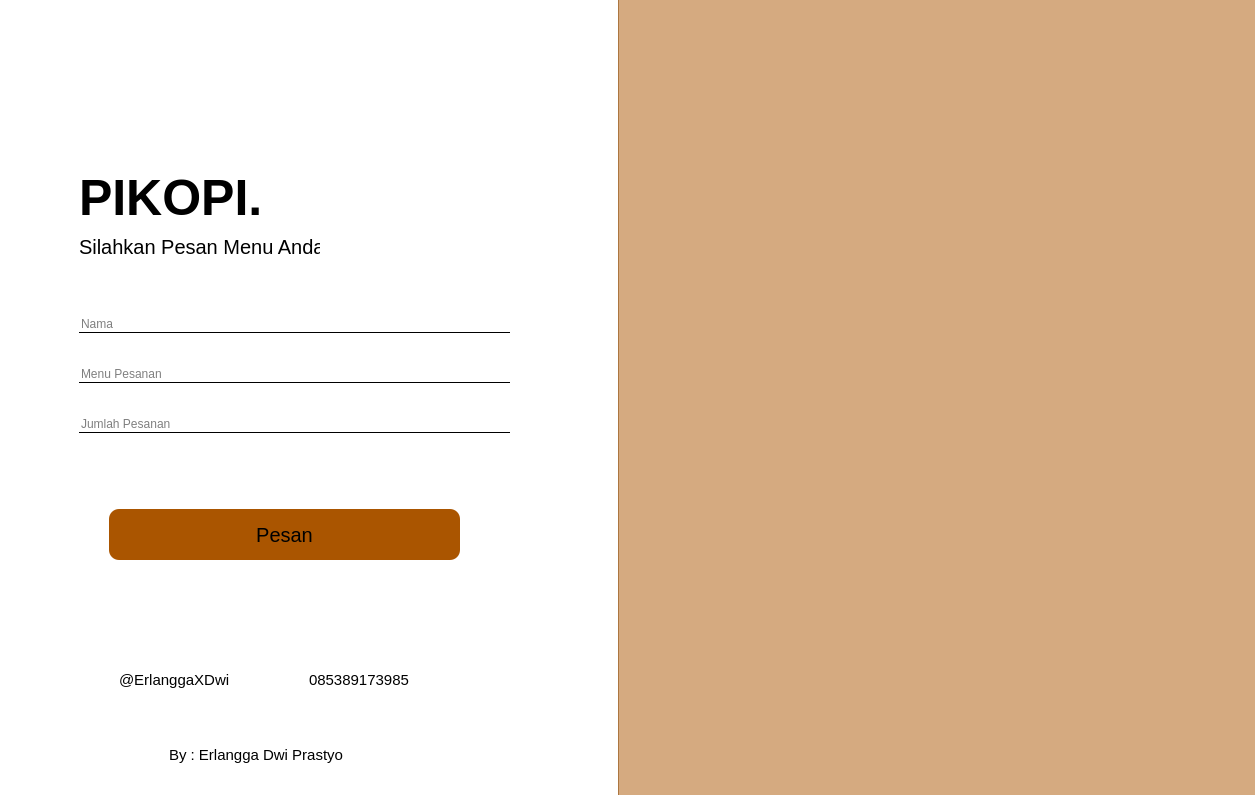
<?xml version="1.0" encoding="UTF-8"?>
<ui version="4.0">
 <class>Form</class>
 <widget class="QWidget" name="Form">
  <property name="geometry">
   <rect>
    <x>0</x>
    <y>0</y>
    <width>1255</width>
    <height>795</height>
   </rect>
  </property>
  <property name="windowTitle">
   <string>Form</string>
  </property>
  <widget class="QFrame" name="frame">
   <property name="geometry">
    <rect>
     <x>-1</x>
     <y>-1</y>
     <width>1261</width>
     <height>801</height>
    </rect>
   </property>
   <property name="styleSheet">
    <string notr="true">
background-color: rgb(255, 255, 255);</string>
   </property>
   <property name="frameShape">
    <enum>QFrame::StyledPanel</enum>
   </property>
   <property name="frameShadow">
    <enum>QFrame::Raised</enum>
   </property>
   <widget class="QWidget" name="verticalLayoutWidget">
    <property name="geometry">
     <rect>
      <x>80</x>
      <y>170</y>
      <width>241</width>
      <height>93</height>
     </rect>
    </property>
    <layout class="QVBoxLayout" name="verticalLayout">
     <item>
      <widget class="QLabel" name="label">
       <property name="styleSheet">
        <string notr="true">font-size : 50px;
font-weight : bold;</string>
       </property>
       <property name="text">
        <string>PIKOPI.</string>
       </property>
      </widget>
     </item>
     <item>
      <widget class="QLabel" name="label_2">
       <property name="styleSheet">
        <string notr="true">font-size : 20px;</string>
       </property>
       <property name="text">
        <string>Silahkan Pesan Menu Anda</string>
       </property>
      </widget>
     </item>
    </layout>
   </widget>
   <widget class="QWidget" name="verticalLayoutWidget_2">
    <property name="geometry">
     <rect>
      <x>80</x>
      <y>290</y>
      <width>431</width>
      <height>171</height>
     </rect>
    </property>
    <layout class="QVBoxLayout" name="verticalLayout_2">
     <item>
      <widget class="QLineEdit" name="lineEdit">
       <property name="styleSheet">
        <string notr="true">border :none;
border-bottom :1px solid;</string>
       </property>
       <property name="placeholderText">
        <string>Nama</string>
       </property>
      </widget>
     </item>
     <item>
      <widget class="QLineEdit" name="lineEdit_3">
       <property name="styleSheet">
        <string notr="true">border :none;
border-bottom :1px solid;</string>
       </property>
       <property name="placeholderText">
        <string>Menu Pesanan</string>
       </property>
      </widget>
     </item>
     <item>
      <widget class="QLineEdit" name="lineEdit_2">
       <property name="styleSheet">
        <string notr="true">border :none;
border-bottom :1px solid;</string>
       </property>
       <property name="placeholderText">
        <string>Jumlah Pesanan</string>
       </property>
      </widget>
     </item>
    </layout>
   </widget>
   <widget class="QPushButton" name="pushButton">
    <property name="geometry">
     <rect>
      <x>110</x>
      <y>510</y>
      <width>351</width>
      <height>51</height>
     </rect>
    </property>
    <property name="styleSheet">
     <string notr="true">border-radius : 10px;
background-color : rgb(170, 85, 0);
font-size : 20px;
font-weight : 200px;</string>
    </property>
    <property name="text">
     <string>Pesan</string>
    </property>
   </widget>
   <widget class="QLabel" name="label_3">
    <property name="geometry">
     <rect>
      <x>170</x>
      <y>740</y>
      <width>211</width>
      <height>31</height>
     </rect>
    </property>
    <property name="styleSheet">
     <string notr="true">font-size: 15px;</string>
    </property>
    <property name="text">
     <string>By : Erlangga Dwi Prastyo</string>
    </property>
   </widget>
   <widget class="QFrame" name="frame_2">
    <property name="geometry">
     <rect>
      <x>619</x>
      <y>-21</y>
      <width>651</width>
      <height>821</height>
     </rect>
    </property>
    <property name="styleSheet">
     <string notr="true">background-color: rgba(170, 85, 0,0.5)</string>
    </property>
    <property name="frameShape">
     <enum>QFrame::StyledPanel</enum>
    </property>
    <property name="frameShadow">
     <enum>QFrame::Raised</enum>
    </property>
    <widget class="QLabel" name="label_6">
     <property name="geometry">
      <rect>
       <x>10</x>
       <y>-10</y>
       <width>621</width>
       <height>791</height>
      </rect>
     </property>
     <property name="styleSheet">
      <string notr="true">image: url(:/img/Temen_Ngopi_Logo-removebg-preview.png);
background : none;</string>
     </property>
     <property name="text">
      <string/>
     </property>
    </widget>
   </widget>
   <widget class="QLabel" name="label_4">
    <property name="geometry">
     <rect>
      <x>80</x>
      <y>650</y>
      <width>41</width>
      <height>61</height>
     </rect>
    </property>
    <property name="styleSheet">
     <string notr="true">image: url(:/img/logo-instagram-hitam-putih-removebg-preview.png);</string>
    </property>
    <property name="text">
     <string/>
    </property>
   </widget>
   <widget class="QLabel" name="label_5">
    <property name="geometry">
     <rect>
      <x>120</x>
      <y>660</y>
      <width>211</width>
      <height>41</height>
     </rect>
    </property>
    <property name="styleSheet">
     <string notr="true">font-size: 15px;</string>
    </property>
    <property name="text">
     <string>@ErlanggaXDwi</string>
    </property>
   </widget>
   <widget class="QLabel" name="label_7">
    <property name="geometry">
     <rect>
      <x>280</x>
      <y>660</y>
      <width>21</width>
      <height>41</height>
     </rect>
    </property>
    <property name="styleSheet">
     <string notr="true">image: url(:/img/logo_wa-removebg-preview.png);</string>
    </property>
    <property name="text">
     <string/>
    </property>
   </widget>
   <widget class="QLabel" name="label_8">
    <property name="geometry">
     <rect>
      <x>310</x>
      <y>660</y>
      <width>211</width>
      <height>41</height>
     </rect>
    </property>
    <property name="styleSheet">
     <string notr="true">font-size: 15px;</string>
    </property>
    <property name="text">
     <string>085389173985</string>
    </property>
   </widget>
  </widget>
 </widget>
 <resources>
  <include location="img.qrc"/>
 </resources>
 <connections/>
</ui>
